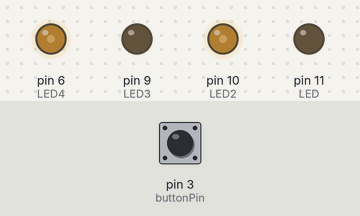
A sketch run on a simulated Arduino Uno, built with avr-gcc and run on an emulated ATmega328P. Shown: output pins drawn as LEDs (lit = HIGH). Inputs (shaded band) come from the test bench; at power-on: pin 3 (buttonPin) LOW.

Above: at 6.09 s.
6.1 s: pin 3 (buttonPin) pulled HIGH for 3 s
At 6.59 s:
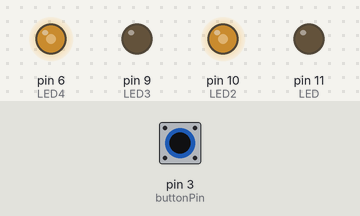
At 7.19 s:
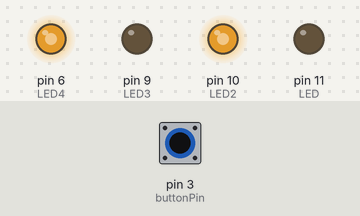
10.6 s: pin 3 (buttonPin) pulled HIGH for 3 s
At 10.76 s:
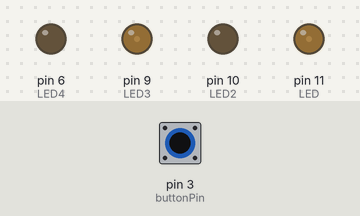
Timing chart, 0 to 21.1 s (numbered marks = the images above; inputs shaded):
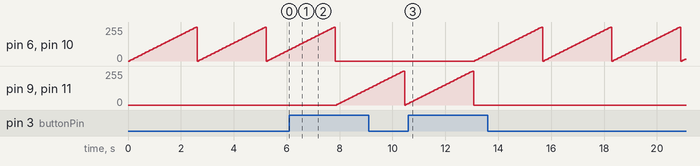

Measured:
- after the input at 6.1 s, pin 6 (LED4), pin 10 (LED2): goes on until 7.8 s, then stays 0/255
- after the input at 10.6 s, pin 6 (LED4), pin 10 (LED2): ramps from 0/255 to 255/255 and jumps back, once every 2.6 s; pin 9 (LED3), pin 11 (LED): goes on until 13.1 s, then stays 0/255
- by itself, pin 6 (LED4), pin 10 (LED2): ramps from 0/255 to 255/255 and jumps back, once every 2.6 s

The sketch:

SS7_Light_Pattern.ino
```cpp
const int buttonPin = 3;     // creates variable called buttonPin and assigns value of 2
const int LED =  11;      // creates variable called LED and assigns value of 13
const int LED2 = 10;
const int LED3 = 9;
const int LED4 = 6;


// sets up integer variables that will change over time, assigns initial values
int LEDState = LOW;         // tracks current state of LED pin
int buttonState = LOW;             // tracks current reading of button pin
int lastButtonState = LOW;   // tracks previous reading of button pin


// setup runs once at startup
void setup() {
  pinMode(buttonPin, INPUT);  // initialize pushbutton pin as an input.
  pinMode(LED, OUTPUT);
  pinMode(LED2,OUTPUT);                        // initialize LED pin as an output
  pinMode(LED3,OUTPUT);
  pinMode(LED4,OUTPUT);
}

// loop runs infinitely
void loop()
{
  buttonState = digitalRead(buttonPin); // read value of buttonPin and store it in buttonState
  delay (10); //small delay for physical button debouncing, to increase accuracy

  //conditional statement
  if (buttonState == HIGH && lastButtonState == LOW) { //check for button transition
    LEDState = !LEDState; //assign opposite value of LEDState to new LEDState
  } else
  { //otherwise
    //do nothing
  }

  lastButtonState = buttonState; // assign current value of buttonState to lastButtonState

  // conditional statement for writing to LED pin
  if (LEDState == 1) { // if value of LEDState equals 1
     for (int i = 0 ; i <= 255; i += 5)
  {
    analogWrite(LED,i);
    analogWrite(LED3,i);
    analogWrite(LED2,0);
    analogWrite(LED4,0);
    delay(50);
    }
  }


  else {
    for (int i = 0 ; i <= 255; i += 5)
   {
    analogWrite(LED,0);
    analogWrite(LED3,0);
    analogWrite(LED2,i);
    analogWrite(LED4,i);
    delay(50);
  }
}
}
```
